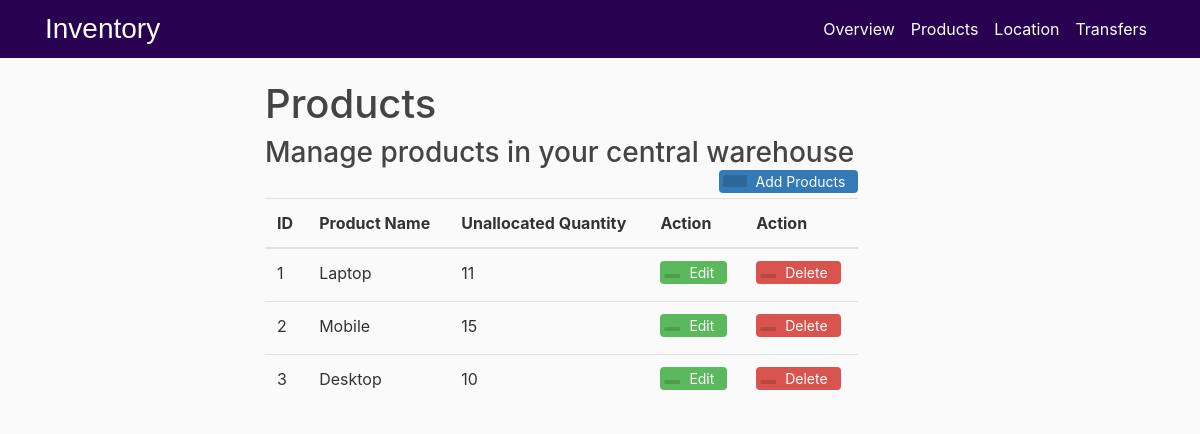
Page /Product on the committed database.
### flaskinventory/models.py (models this page shows, shortened)
class Product(db.Model):
    prod_id = db.Column(db.Integer, primary_key= True)
    prod_name = db.Column(db.String(20),unique = True, nullable= False)
    prod_qty = db.Column(db.Integer, nullable = False)

### flaskinventory/routes.py (the view, shortened to what this page needs)
@app.route("/Product", methods = ['GET','POST'])
def product():
    form = addproduct()
    eform = editproduct()
    details = Product.query.all()
    exists = bool(Product.query.all())
    if exists== False and request.method == 'GET':
        flash(f'Add products to view','info')
    return render_template('product.html',title = 'Products',eform=eform,form = form,details=details)

### flaskinventory/templates/product.html (shortened to what this page needs)
{% extends "overview.html" %}
{% block content %}
<div class="container">
    <h1>Products</h1>
    <div>
        <h3 style="display:inline-block;margin:0"> Manage products in your central warehouse</h3>
        <button type="button" class="btn btn-add" data-toggle="modal" data-target="#exampleModal">
            <span class="btn-icon-add"></span>Add Products
        </button>
    </div>
<table class="table table-hover">
    <thead>
        <tr>
            <th>ID</th>
            <th>Product Name</th>
            <th>Unallocated Quantity</th>
            <th>Action</th>
            <th>Action</th>
        </tr>
    </thead>
    <tbody>
        {% for d in details %}
        <tr>
            <td>{{d.prod_id}}</td>
            <td>{{d.prod_name}}</td>
            <td>{{d.prod_qty}}</td>
            <td>
                <button type="button" class="btn btn-edit" data-toggle="modal" data-target="#edit{{d.prod_id}}">
                    <span class="btn-icon"></span>Edit</button>
            </td>
            <td>
                <a href="{{ url_for('delete', p_id=d.prod_id, type='product')}}">
                    <button type="button" class="btn btn-delete">
                        <span class="btn-icon"></span>Delete
                    </button>
                </a>
            </td>
        </tr>
        {%endfor%}
    </tbody>
</table>
{%endblock content%}

### flaskinventory/static/main.css (style rules this page uses)
body { background: #fafafa; color: #333333; margin-top: 5rem; }
h1, h2, h3, h4, h5, h6 { color: #444444; }
a { color: white; }
.btn-icon { position: relative; left: -9px; display: inline-block;padding: 2px 8px; background: rgba(0,0,0,0.15); border-radius: 3px 0 0 3px; color: white; font-size: 14px; }
.btn-icon-add { position: relative; left: -9px; display: inline-block;padding: 6px 12px; background: rgba(0,0,0,0.15); border-radius: 3px 0 0 3px; color: white; font-size: 14px; }
.btn-add { padding-top: 0; padding-bottom: 0; background-color:#337ab7; color: white; font-size: 14px; float: right; }
.btn-edit { padding-top: 0; padding-bottom: 0; background-color: #5cb85c; color: white; font-size: 14px; }
.btn-delete { padding-top: 0; padding-bottom: 0; background-color: #d9534f; color: white; font-size: 14px; }
.btn { margin-bottom:5px;font-size: 14px; }
html { visibility: visible; opacity: 1; }

### flaskinventory/templates/overview.html (style rules this page uses)
html { visibility: hidden; opacity:0; }

### rows in the picture
Product: prod_id "1", prod_name "Laptop", prod_qty "11"
Product: prod_id "2", prod_name "Mobile", prod_qty "15"
Product: prod_id "3", prod_name "Desktop", prod_qty "10"
